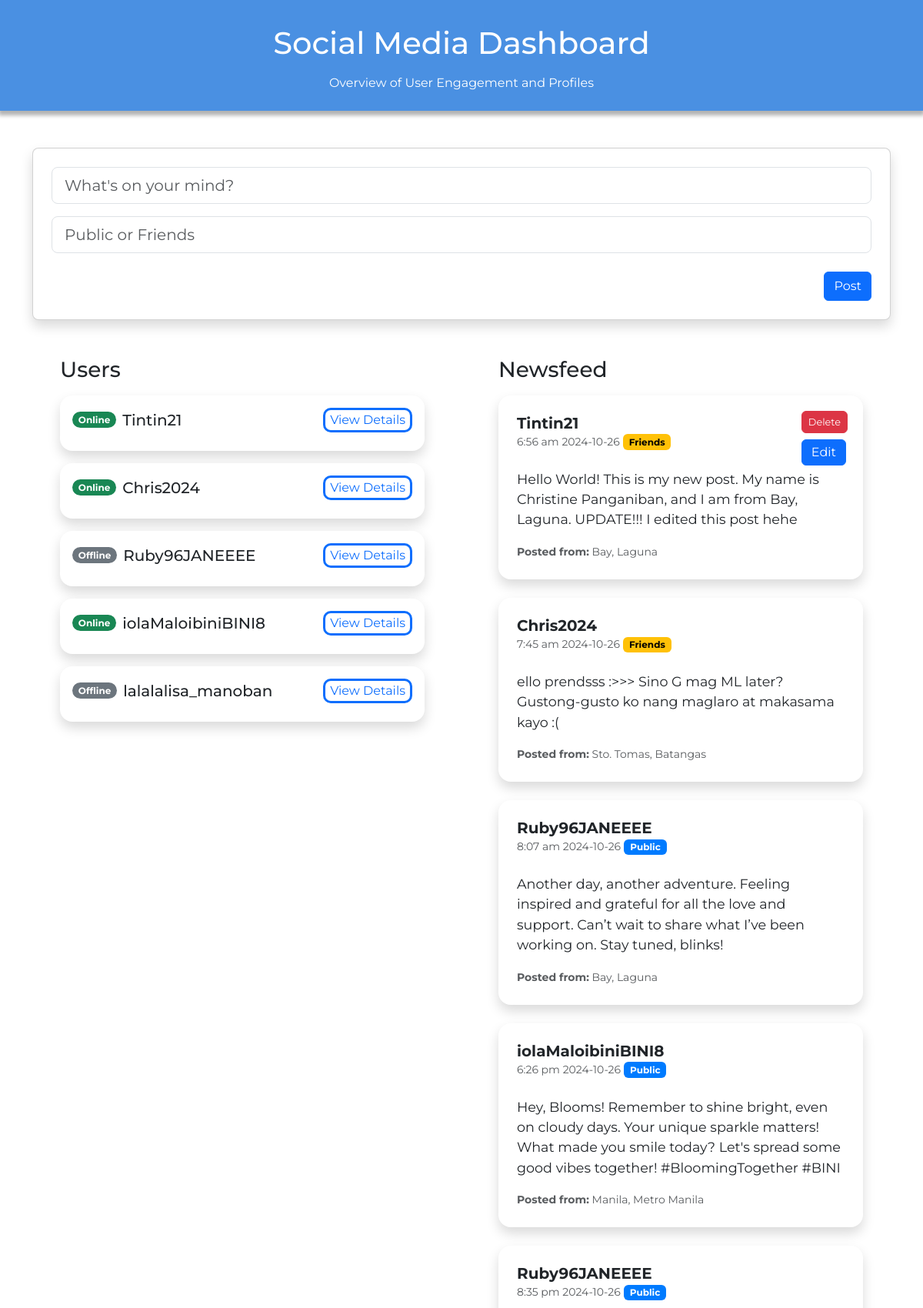
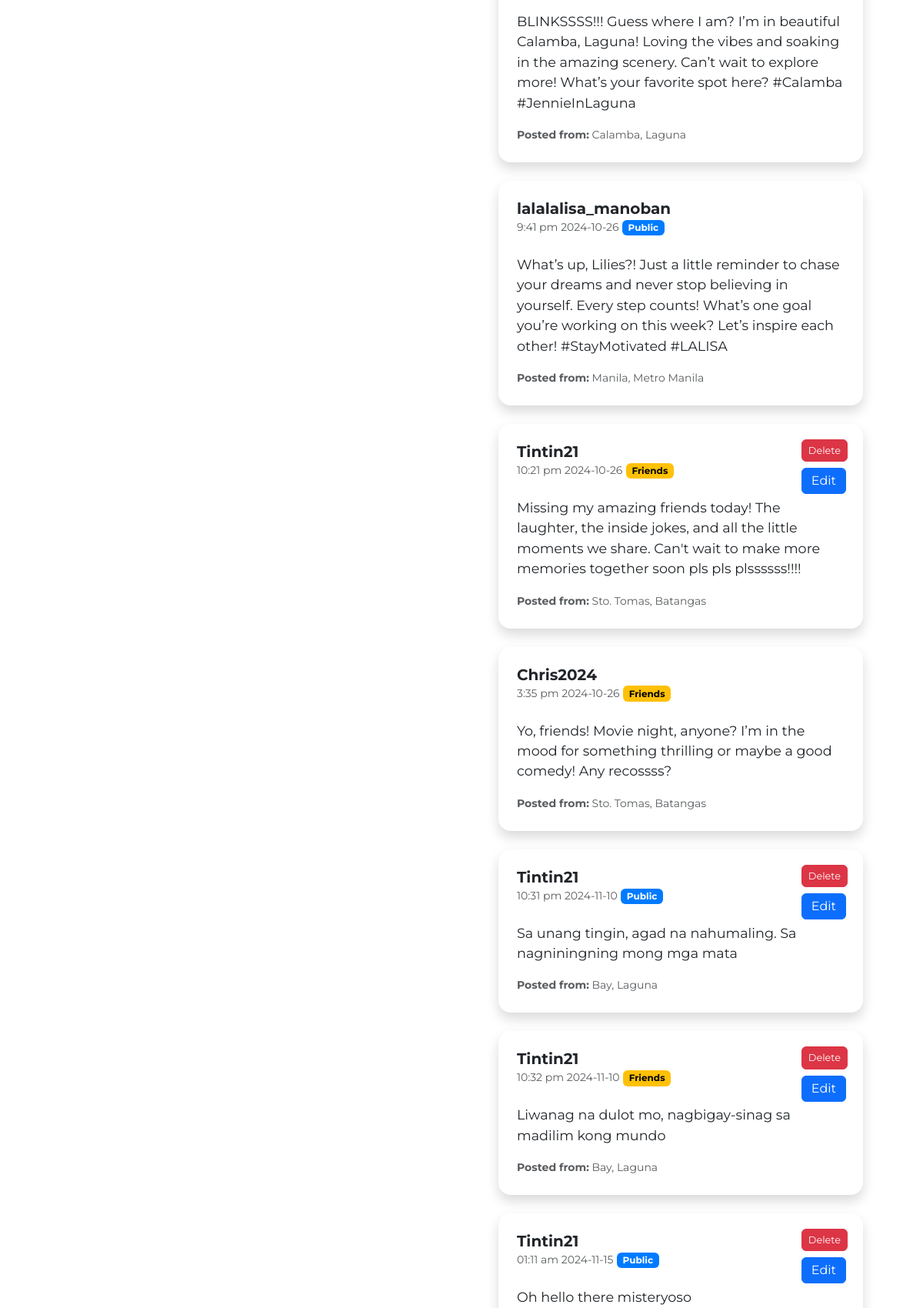
The page / (upper part) on the database its author committed (2 pictures, top to bottom).
### tables this page shows
CREATE TABLE `users` (
  `userID` int(10) NOT NULL,
  `userName` varchar(50) NOT NULL,
  `userInfoID` int(10) NOT NULL,
  `password` varchar(50) NOT NULL,
  `email` varchar(50) NOT NULL,
  `phoneNumber` varchar(50) NOT NULL,
  `willRemember` varchar(50) NOT NULL,
  `isOnline` varchar(50) NOT NULL
);

CREATE TABLE `posts` (
  `postID` int(10) NOT NULL,
  `userID` int(10) NOT NULL,
  `content` varchar(250) NOT NULL,
  `dateTime` varchar(50) NOT NULL,
  `privacy` varchar(50) NOT NULL,
  `isDeleted` varchar(50) NOT NULL,
  `attachment` varchar(250) NOT NULL,
  `cityID` int(10) NOT NULL,
  `provinceID` int(10) NOT NULL
);

CREATE TABLE `cities` (
  `cityID` int(10) NOT NULL,
  `name` varchar(50) NOT NULL
);

CREATE TABLE `provinces` (
  `provinceID` int(10) NOT NULL,
  `name` varchar(50) NOT NULL
);

### connect.php (called while the page is built, shortened)
<?php
  function executeQuery($query){
    $conn = $GLOBALS['conn'];
    return mysqli_query($conn, $query);
  }
?>

### index.php (the view, shortened to what this page needs)
<?php
include("connect.php");
$queryUsers = "SELECT
                users.*, userinfo.*,
                addresses.cityID AS addressCityID, addresses.provinceID AS addressProvinceID,
                addressCities.name AS addressCityName, addressProvinces.name AS addressProvinceName
              FROM users
              LEFT JOIN userinfo ON users.userInfoID = userinfo.userInfoID
              LEFT JOIN addresses ON addresses.userInfoID = userinfo.userInfoID
              LEFT JOIN cities AS addressCities ON addressCities.cityID = addresses.cityID
              LEFT JOIN provinces AS addressProvinces ON addressProvinces.provinceID = addresses.provinceID";
$queryPosts = "SELECT posts.*, users.*, posts.dateTime AS postDateTime,
                      addressCities.name AS cityName, addressProvinces.name AS provinceName
               FROM posts
               LEFT JOIN users ON posts.userID = users.userID
               LEFT JOIN cities AS addressCities ON addressCities.cityID = posts.cityID
               LEFT JOIN provinces AS addressProvinces ON addressProvinces.provinceID = posts.provinceID";
$resultUsers = executeQuery($queryUsers);
$resultPosts = executeQuery($queryPosts);
?>
<!doctype html>
<html lang="en">
<head>
    <link href="https://cdn.jsdelivr.net/npm/bootstrap@5.3.3/dist/css/bootstrap.min.css" rel="stylesheet"
>
</head>
<body id="body">
    <div class="d-flex flex-wrap text-center py-2 mb-5 header">
        <h1 class="col-12 mt-4">Social Media Dashboard</h1>
        <p class="col-12 mt-2">Overview of User Engagement and Profiles</p>
    </div>
    <div class="container">
        <div class="row">
            <div class="col-12">
                <div class="card p-4 rounded-3 shadow">
                    <form method="post" class="col-12 d-flex flex-column">
                        <input class="form-control form-control-lg mb-3" type="text" name="content"
                            placeholder="What's on your mind?" required>
                        <input class="form-control form-control-lg mb-3" type="text" name="privacy"
                            placeholder="Public or Friends" required>
                        <button type="submit" name="btnSubmit" class="mt-2 btn btn-primary align-self-end">Post</button>
                    </form>
                </div>
            </div>
            <div class="col-lg-6 mt-5 mb-4 px-5">
                <h3 class="mb-3">Users</h3>
                <?php
                if (mysqli_num_rows($resultUsers) > 0) {
                    while ($user = mysqli_fetch_assoc($resultUsers)) {
                        $badgeClass = $user['isOnline'] == "Yes" ? "bg-success" : "bg-secondary";
                        $badgeText = $user['isOnline'] == "Yes" ? "Online" : "Offline";
                        ?>
                        <div class="card rounded-4 shadow mb-3 border-0">
                            <div class="card-body">
                                <div class="d-flex align-items-center mb-2">
                                    <span class="badge rounded-pill <?php echo $badgeClass; ?> me-2">
                                        <?php echo $badgeText; ?>
                                    </span>
                                    <h5 class="card-title mb-0">
                                        <?php echo $user['userName']; ?>
                                    </h5>
                                    <button class="ms-auto status-badge" data-bs-toggle="collapse"
                                        data-bs-target="#userDetails<?php echo $user['userID']; ?>"
                                        onclick="this.textContent = this.textContent == 'Hide Details' ? 'View Details' : 'Hide Details'">
                                        View Details
                                    </button>
                                </div>
                            </div>
                        </div>
                        <?php
                    }
                } else {
                    echo "<p class='text-center text-muted'>No users available.</p>";
                }
                ?>
            </div>
            <div class="col-lg-6 mt-5 mb-4 px-5">
                <h3 class="mb-3">Newsfeed</h3>
                <?php
                if (mysqli_num_rows($resultPosts) > 0) {
                    while ($post = mysqli_fetch_assoc($resultPosts)) {
                        ?>
                        <div class="post-container rounded-4 shadow mb-4 border-0">
                            <div class="card-body">
                                <div class="d-flex justify-content-between align-items-center">
                                    <div>
                                        <h5 class="card-title mb-0 fw-bold"><?php echo $post["userName"]; ?></h5>
                                        <small class="text-muted"><?php echo $post["postDateTime"]; ?></small>
                                        <span
                                            class="badge <?php echo ($post['privacy'] == 'Public') ? 'badge-public' : 'badge-friends'; ?>">
                                            <?php echo $post['privacy']; ?>
                                        </span>
                                    </div>
                                    <?php if ($post["userID"] == 1) { ?>
                                        <div class="delete-button-container">
                                            <form method="post">
                                                <button class="btn-delete btn btn-danger" name="btnDelete">Delete</button>
                                            </form>
                                            <a href="edit.php?id=<?php echo $post['postID'] ?>">
                                                <button class="my-2 py-1 btn btn-primary">Edit</button>
                                            </a>
                                        </div>
                                    <?php } ?>
                                </div>
                                <p class="post-content mt-4"><?php echo $post['content']; ?></p>
                                <div class="mt-3">
                                    <small class="text-muted">
                                        <strong>Posted from:</strong>
                                        <?php echo $post['cityName']; ?>, <?php echo $post['provinceName']; ?>
                                    </small>
                                </div>
                            </div>
                        </div>
                        <?php
                    }
                } else {
                    echo "<p class='text-center text-muted'>No posts found.</p>";
                }
                ?>
            </div>
        </div>
    </div>
</body>
</html>

### index.php (style rules this page uses)
body { font-family: 'Montserrat', sans-serif; }
.header, .footer { background-color: #4A90E2; box-shadow: 0px 4px 5px 2px rgba(0, 0, 0, 0.3); color: white; }
.status-badge { background: transparent; border: 3px solid #0d6efd; color: #0d6efd; border-radius: 10px; }
.card-title { white-space: nowrap; overflow: hidden; text-overflow: ellipsis; }
.post-container { position: relative; padding: 1.5rem; margin-bottom: 1.5rem; }
.delete-button-container { position: absolute; top: 20px; right: 20px; }
.btn-delete { padding: 0.25rem 0.5rem; font-size: 0.8rem; width: auto; }
.badge-public { background-color: #007bff; color: white; }
.badge-friends { background-color: #ffc107; color: black; }
.post-content { font-size: 1.1em; }

### rows shown on the page
users: isOnline "Online", userName "Tintin21"
users: isOnline "Online", userName "Chris2024"
users: isOnline "Offline", userName "Ruby96JANEEEE"
users: isOnline "Online", userName "iolaMaloibiniBINI8"
users: isOnline "Offline", userName "lalalalisa_manoban"
posts: userID.userName "Tintin21", dateTime "6:56 am 2024-10-26", privacy "Friends", content "Hello World! This is my new post. My name is Christine Panganiban, and I am from Bay, Laguna. UPDATE!!! I edited this post hehe", cityID.name "Bay", provinceID.name "Laguna"
posts: userID.userName "Chris2024", dateTime "7:45 am 2024-10-26", privacy "Friends", content "ello prendsss :>>> Sino G mag ML later? Gustong-gusto ko nang maglaro at makasama kayo :(", cityID.name "Sto. Tomas", provinceID.name "Batangas"
posts: userID.userName "Ruby96JANEEEE", dateTime "8:07 am 2024-10-26", privacy "Public", content "Another day, another adventure. Feeling inspired and grateful for all the love and support. Can’t wait to share what I’ve been working on. Stay tuned, blinks!", cityID.name "Bay", provinceID.name "Laguna"
posts: userID.userName "iolaMaloibiniBINI8", dateTime "6:26 pm 2024-10-26", privacy "Public", content "Hey, Blooms! Remember to shine bright, even on cloudy days. Your unique sparkle matters! What made you smile today? Let's spread some good vibes together! #BloomingTogether #BINI", cityID.name "Manila", provinceID.name "Metro Manila"
posts: userID.userName "Ruby96JANEEEE", dateTime "8:35 pm 2024-10-26", privacy "Public", content "BLINKSSSS!!! Guess where I am? I’m in beautiful Calamba, Laguna! Loving the vibes and soaking in the amazing scenery. Can’t wait to explore more! What’s your favorite spot here? #Calamba #JennieInLaguna", cityID.name "Calamba", provinceID.name "Laguna"
posts: userID.userName "lalalalisa_manoban", dateTime "9:41 pm 2024-10-26", privacy "Public", content "What’s up, Lilies?! Just a little reminder to chase your dreams and never stop believing in yourself. Every step counts! What’s one goal you’re working on this week? Let’s inspire each other! #StayMotivated #LALISA", cityID.name "Manila", provinceID.name "Metro Manila"
posts: userID.userName "Tintin21", dateTime "10:21 pm 2024-10-26", privacy "Friends", content "Missing my amazing friends today! The laughter, the inside jokes, and all the little moments we share. Can't wait to make more memories together soon pls pls plssssss!!!!", cityID.name "Sto. Tomas", provinceID.name "Batangas"
posts: userID.userName "Chris2024", dateTime "3:35 pm 2024-10-26", privacy "Friends", content "Yo, friends! Movie night, anyone? I’m in the mood for something thrilling or maybe a good comedy! Any recossss?", cityID.name "Sto. Tomas", provinceID.name "Batangas"
posts: userID.userName "Tintin21", dateTime "10:31 pm 2024-11-10", privacy "Public", content "Sa unang tingin, agad na nahumaling. Sa nagniningning mong mga mata", cityID.name "Bay", provinceID.name "Laguna"
posts: userID.userName "Tintin21", dateTime "10:32 pm 2024-11-10", privacy "Friends", content "Liwanag na dulot mo, nagbigay-sinag sa madilim kong mundo", cityID.name "Bay", provinceID.name "Laguna"
posts: userID.userName "Tintin21", dateTime "01:11 am 2024-11-15", privacy "Public", content "Oh hello there misteryoso"
